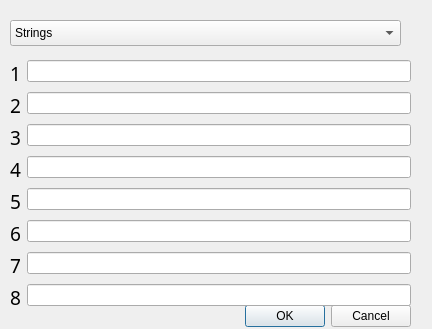
<?xml version="1.0" encoding="UTF-8"?>
<ui version="4.0">
 <class>settings</class>
 <widget class="QDialog" name="settings">
  <property name="geometry">
   <rect>
    <x>0</x>
    <y>0</y>
    <width>432</width>
    <height>329</height>
   </rect>
  </property>
  <property name="sizePolicy">
   <sizepolicy hsizetype="Fixed" vsizetype="Fixed">
    <horstretch>0</horstretch>
    <verstretch>0</verstretch>
   </sizepolicy>
  </property>
  <property name="windowTitle">
   <string>Settings</string>
  </property>
  <widget class="QDialogButtonBox" name="buttonBox">
   <property name="geometry">
    <rect>
     <x>70</x>
     <y>300</y>
     <width>341</width>
     <height>32</height>
    </rect>
   </property>
   <property name="orientation">
    <enum>Qt::Horizontal</enum>
   </property>
   <property name="standardButtons">
    <set>QDialogButtonBox::Cancel|QDialogButtonBox::Ok</set>
   </property>
  </widget>
  <widget class="QWidget" name="formLayoutWidget">
   <property name="geometry">
    <rect>
     <x>10</x>
     <y>60</y>
     <width>401</width>
     <height>250</height>
    </rect>
   </property>
   <layout class="QFormLayout" name="settingsMain">
    <item row="0" column="0">
     <widget class="QLabel" name="l1">
      <property name="font">
       <font>
        <family>Monaco</family>
        <pointsize>14</pointsize>
       </font>
      </property>
      <property name="text">
       <string>1</string>
      </property>
     </widget>
    </item>
    <item row="0" column="1">
     <widget class="QLineEdit" name="e1"/>
    </item>
    <item row="1" column="0">
     <widget class="QLabel" name="l2">
      <property name="font">
       <font>
        <family>Monaco</family>
        <pointsize>14</pointsize>
       </font>
      </property>
      <property name="text">
       <string>2</string>
      </property>
     </widget>
    </item>
    <item row="1" column="1">
     <widget class="QLineEdit" name="e2"/>
    </item>
    <item row="2" column="0">
     <widget class="QLabel" name="l3">
      <property name="font">
       <font>
        <family>Monaco</family>
        <pointsize>14</pointsize>
       </font>
      </property>
      <property name="text">
       <string>3</string>
      </property>
     </widget>
    </item>
    <item row="2" column="1">
     <widget class="QLineEdit" name="e3"/>
    </item>
    <item row="3" column="0">
     <widget class="QLabel" name="l4">
      <property name="font">
       <font>
        <family>Monaco</family>
        <pointsize>14</pointsize>
       </font>
      </property>
      <property name="text">
       <string>4</string>
      </property>
     </widget>
    </item>
    <item row="3" column="1">
     <widget class="QLineEdit" name="e4"/>
    </item>
    <item row="5" column="1">
     <widget class="QLineEdit" name="e6"/>
    </item>
    <item row="4" column="1">
     <widget class="QLineEdit" name="e5"/>
    </item>
    <item row="4" column="0">
     <widget class="QLabel" name="l5">
      <property name="font">
       <font>
        <family>Monaco</family>
        <pointsize>14</pointsize>
       </font>
      </property>
      <property name="text">
       <string>5</string>
      </property>
     </widget>
    </item>
    <item row="5" column="0">
     <widget class="QLabel" name="l6">
      <property name="font">
       <font>
        <family>Monaco</family>
        <pointsize>14</pointsize>
       </font>
      </property>
      <property name="text">
       <string>6</string>
      </property>
     </widget>
    </item>
    <item row="6" column="0">
     <widget class="QLabel" name="l7">
      <property name="font">
       <font>
        <family>Monaco</family>
        <pointsize>14</pointsize>
       </font>
      </property>
      <property name="text">
       <string>7</string>
      </property>
     </widget>
    </item>
    <item row="6" column="1">
     <widget class="QLineEdit" name="e7"/>
    </item>
    <item row="7" column="0">
     <widget class="QLabel" name="l8">
      <property name="font">
       <font>
        <family>Monaco</family>
        <pointsize>14</pointsize>
       </font>
      </property>
      <property name="text">
       <string>8</string>
      </property>
     </widget>
    </item>
    <item row="7" column="1">
     <widget class="QLineEdit" name="e8"/>
    </item>
   </layout>
  </widget>
  <widget class="QComboBox" name="comboBox">
   <property name="geometry">
    <rect>
     <x>10</x>
     <y>20</y>
     <width>391</width>
     <height>26</height>
    </rect>
   </property>
   <item>
    <property name="text">
     <string>Strings</string>
    </property>
   </item>
   <item>
    <property name="text">
     <string>Variables</string>
    </property>
   </item>
   <item>
    <property name="text">
     <string>Functions</string>
    </property>
   </item>
  </widget>
 </widget>
 <resources/>
 <connections>
  <connection>
   <sender>buttonBox</sender>
   <signal>accepted()</signal>
   <receiver>settings</receiver>
   <slot>accept()</slot>
   <hints>
    <hint type="sourcelabel">
     <x>248</x>
     <y>254</y>
    </hint>
    <hint type="destinationlabel">
     <x>157</x>
     <y>274</y>
    </hint>
   </hints>
  </connection>
  <connection>
   <sender>buttonBox</sender>
   <signal>rejected()</signal>
   <receiver>settings</receiver>
   <slot>reject()</slot>
   <hints>
    <hint type="sourcelabel">
     <x>316</x>
     <y>260</y>
    </hint>
    <hint type="destinationlabel">
     <x>286</x>
     <y>274</y>
    </hint>
   </hints>
  </connection>
 </connections>
</ui>
